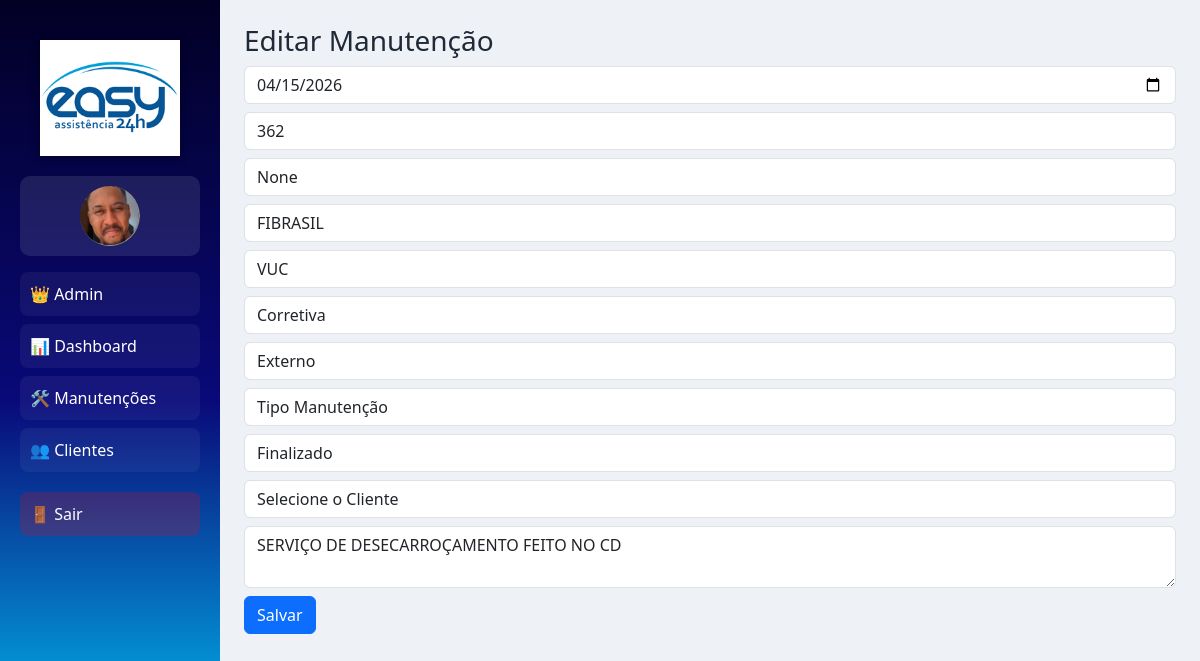
Before: /manutencoes/editar/81 (signed in) with the older database file.
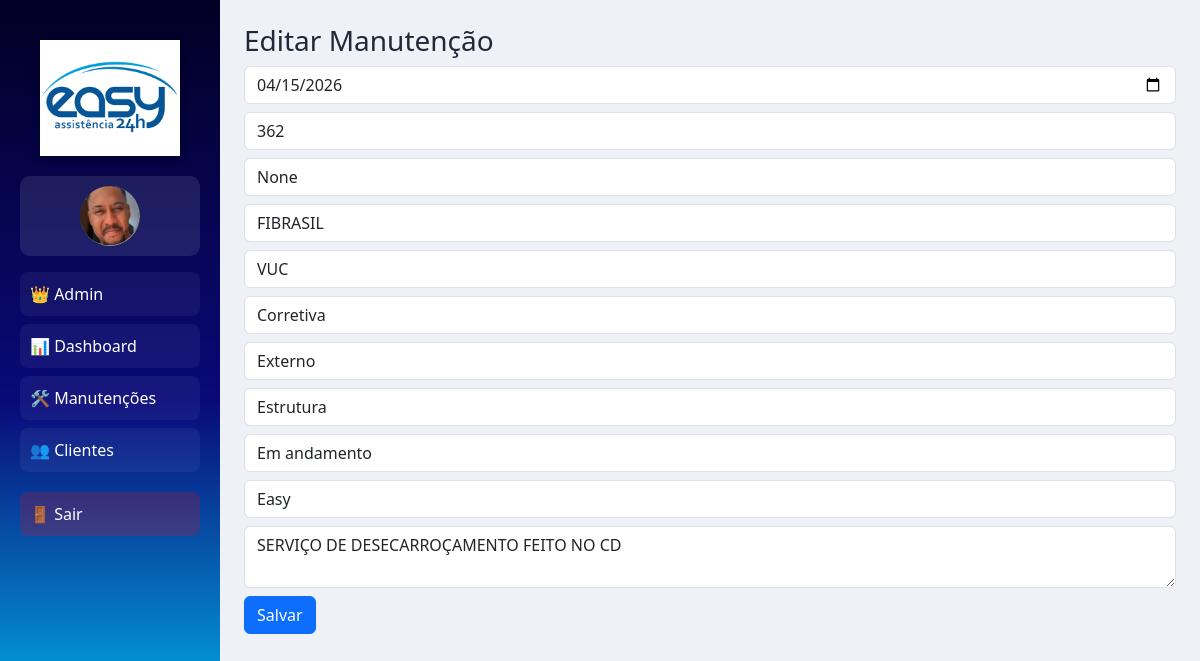
After: the same page with the newer database file.
### models/manutencao.py (models this page shows)
class Manutencao(db.Model):
    __tablename__ = "manutencoes"
    id = db.Column(db.Integer, primary_key=True, autoincrement=True)
    data = db.Column(db.Date)
    numero_frota = db.Column(db.String)
    bau = db.Column(db.String)
    tipo_veiculo = db.Column(db.String)
    tipo_servico = db.Column(db.String)
    tipo_atendimento = db.Column(db.String)
    tipo_manutencao = db.Column(db.String)
    status = db.Column(db.String)
    observacao = db.Column(db.String)
    cliente = db.Column(db.String)
    os = db.Column(db.String(50))

### models/cliente.py (models this page shows)
class Cliente(db.Model):
    __tablename__ = "clientes"
    id = db.Column(db.Integer, primary_key=True)
    nome = db.Column(db.String(150), nullable=False)
    telefone = db.Column(db.String(20))
    email = db.Column(db.String(120))

### routes/manutencoes.py (the view, shortened to what this page needs)
@manutencao_bp.route("/editar/<int:id>", methods=["GET", "POST"])
def editar(id):
    m = Manutencao.query.get_or_404(id)
    clientes = Cliente.query.order_by(Cliente.nome).all()
    return render_template(
        "manutencoes/form.html",
        m=m,
        clientes=clientes
    )

### templates/manutencoes/form.html (shortened to what this page needs)
{% extends "base.html" %}
{% block content %}
<h3>{{ "Editar" if m else "Nova" }} Manutenção</h3>
<form method="POST">
  <input type="date" name="data" class="form-control mb-2"
         value="{{ m.data if m else '' }}">
  <input name="numero_frota" class="form-control mb-2"
         value="{{ m.numero_frota if m else '' }}" placeholder="Frota">
  <div class="mb-2">
    <input type="text" name="os" placeholder="Os" class="form-control"
           value="{{ m.os if m else '' }}">
  </div>
  <input name="bau" class="form-control mb-2"
         value="{{ m.bau if m else '' }}" placeholder="Baú">
  <input name="tipo_veiculo" class="form-control mb-2"
         value="{{ m.tipo_veiculo if m else '' }}" placeholder="Tipo Veículo">
  <select name="tipo_servico" class="form-control mb-2">
    <option value="CORRETIVA" {% if m and m.tipo_servico == "CORRETIVA" %}selected{% endif %}>Corretiva</option>
  </select>
  <select name="tipo_atendimento" class="form-control mb-2" required>
    <option value="EXTERNO"
      {% if m and m.tipo_atendimento == "EXTERNO" %}selected{% endif %}>
      Externo
    </option>
  </select>
  <select name="tipo_manutencao" class="form-control mb-2" required>
    <option value="">Tipo Manutenção</option>
    <option value="Estrutura"
      {% if m and m.tipo_manutencao == "Estrutura" %}selected{% endif %}>
      Estrutura
    </option>
  </select>
  <select name="status" class="form-control mb-2">
    <option value="ANDAMENTO" {% if m and m.status == "ANDAMENTO" %}selected{% endif %}>Em andamento</option>
    <option value="FINALIZADO" {% if m and m.status == "FINALIZADO" %}selected{% endif %}>Finalizado</option>
  </select>
  <select name="cliente" class="form-control mb-2" required>
    <option value="">Selecione o Cliente</option>
    {% for c in clientes %}
      <option value="{{ c.nome }}"
        {% if m and m.cliente == c.nome %}selected{% endif %}>
        {{ c.nome }}
      </option>
    {% endfor %}
  </select>
  <textarea name="observacao" class="form-control mb-2">{{ m.observacao if m else '' }}</textarea>
  <button class="btn btn-primary">Salvar</button>
</form>
{% endblock %}

### templates/base.html (shortened to what this page needs)
<!DOCTYPE html>
<html lang="pt-br">
<head>
  <link href="https://cdn.jsdelivr.net/npm/bootstrap@5.3.0/dist/css/bootstrap.min.css" rel="stylesheet">
  <link href="https://cdn.jsdelivr.net/npm/bootstrap-icons@1.10.5/font/bootstrap-icons.css" rel="stylesheet">
  <link rel="stylesheet" href="{{ url_for('static', filename='css/style.css') }}">
</head>
<body>
<div class="d-flex">
  <div class="sidebar">
    <div class="logo-container">
        <img src="{{ url_for('static', filename='img/logo.png') }}" class="logo-img">
    </div>
    <div class="user-box text-center mb-3">
     <div class="user-avatar">
      {% if session.get("user_foto") %}
        <img src="{{ session.get('user_foto') }}" class="avatar-img">
      {% else %}
        👤
      {% endif %}
    </div>
    </div>
  {% if session.get("user_role") == "admin" %}
      <a href="/admin" class="menu-item">
        👑 Admin
      </a>
  {% endif %}
    <a href="/" class="menu-item">📊 Dashboard</a>
    <a href="/manutencoes/" class="menu-item">🛠️ Manutenções</a>
    <a href="/clientes/" class="menu-item">👥 Clientes</a>
    <a href="/logout" class="menu-item logout">🚪 Sair</a>
  </div>
  <div class="content p-4 w-100">
    {% block content %}{% endblock %}
  </div>
</div>
</body>
</html>

### static/css/style.css (style rules this page uses)
:root { --gradient-start: #020024; --gradient-mid: #090979; --gradient-end: #00d4ff; --primary: #1e3a8a; --secondary: #3b82f6; --bg: #eef2f7; --card: #ffffff; --text: #1f2937; --muted: #6b7280; --border: #d1d5db; }
body { background: var(--bg); font-family: 'Segoe UI', sans-serif; color: var(--text); }
.sidebar { width: 220px; height: 100vh; background: linear-gradient( 180deg, var(--gradient-start) 0%, var(--gradient-mid) 50%, var(--gradient-end) 100% ); padding: 20px; position: fixed; }
.menu-item { display: block; color: #fff; text-decoration: none; padding: 10px; margin-bottom: 8px; transition: 0.2s; }
.content { margin-left: 220px; }
.logo-container { text-align: center; padding: 20px 10px; }
.logo-img { width: 140px; max-width: 100%; filter: drop-shadow(0 2px 4px rgba(0,0,0,0.4)); transition: 0.3s; }
.menu-item { text-decoration: none; color: #fff; padding: 10px; border-radius: 8px; background: rgba(255,255,255,0.05); transition: 0.3s; }
.logout { margin-top: 20px; background: rgba(255,0,0,0.2); }
.user-box { padding: 10px; border-radius: 10px; background: rgba(255,255,255,0.1); color: white; }
.user-avatar { font-size: 28px; }
.avatar-img { width: 60px; height: 60px; border-radius: 50%; object-fit: cover; }

Changed rows visible on the page:
changed Manutencao "None": tipo_manutencao (not shown) → "Estrutura"; status "Finalizado" → "Em andamento"; cliente (not shown) → "Easy"
Other visible differences:
form field tipo_manutencao: "Tipo Manutenção" → (not shown)
form field cliente: "Selecione o Cliente" → (not shown)
